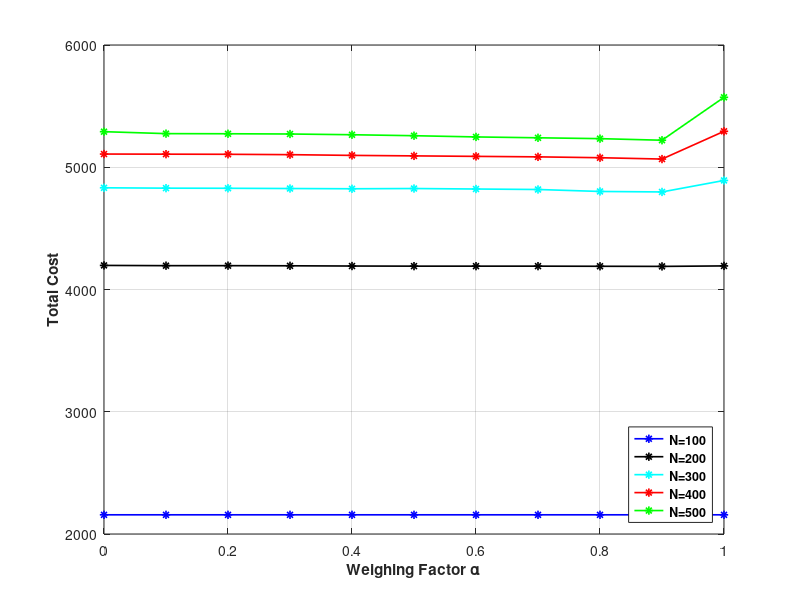

Recreate this plot in MATLAB.
clc;
clear;

x=[0 0.1 0.2 0.3 0.4 0.5 0.6 0.7 0.8 0.9 1];
Y1100=[2157 2157 2157 2157 2157 2157 2157 2157 2157 2157 2157 ];
Y1200=[4197 4195 4195 4194 4192 4191 4191 4191 4190 4189 4193];
Y1300=[4832 4829 4828 4826 4824 4826 4822 4818 4802 4798 4892];
Y1400=[5108 5107 5106 5103 5097 5093 5089 5085 5078 5067 5294];
Y1500=[5291 5275 5274 5272 5266 5258 5248 5241 5234 5221 5572];
figure;
 h2 = plot(x,Y1100,'-*blue','LineWidth',1.2); hold on;
      plot(x,Y1200,'-*black','LineWidth',1.2);hold on;
      plot(x,Y1300,'-*c','LineWidth',1.2);    hold on;
      plot(x,Y1400,'-*red','LineWidth',1.2);   hold on;
      plot(x,Y1500,'-*green','LineWidth',1.2); hold on;
      
xlabel('Weighing Factor \alpha','FontWeight','bold');
ylabel('Total Cost','FontWeight','bold');
legend('N=100','N=200','N=300','N=400','N=500','FontWeight','bold','Location','SouthEast');
grid on;
print('Costk15','-dpng')